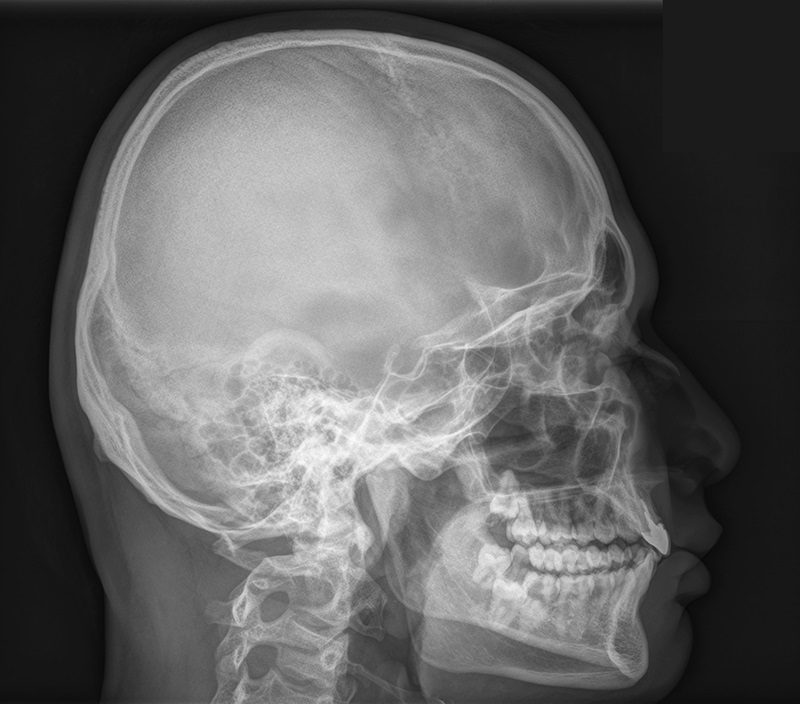
#> input picture img/1prepare.jpg, 800 x 704 px
$ python openArrMini.py   (older library calls are emulated)
#> lines starting #> are read from the running program, lines starting #| are printed output that depends on the picture
from numpy import load
import numpy as np
from PIL import Image
np.set_printoptions(threshold=np.inf)

imgSum = Image.open("img/1prepare.jpg")
#> imgSum is the input picture: PIL image 800x704 RGB; min 6, max 253, mean 97.9
imgSum = imgSum.convert('L')
#> imgSum: PIL image 800x704 L
width, height = imgSum.size
#> width = 800; height = 704
width = int(width/8)
#> width = 100
height = int(height/8)
#> height = 88
maxArrSum = 0
imgSum = imgSum.resize((width-16, height-16), Image.ANTIALIAS)
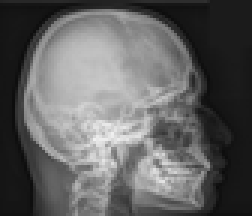
#> imgSum: PIL image 84x72 L (shown 3 times larger); min 12, max 240, mean 97.9


arrSumm = np.load('arrSummMini.npy')
#> (reads arrSummMini.npy from the repository)
for x in range(8, width - 8):
    for y in range(8, height - 8):
        nextArrSum = arrSumm[x, y]
        if (nextArrSum > maxArrSum):
            maxArrSum = nextArrSum
#> after the loop, maxArrSum = 153
for x in range (8, width-8):
    for y in range (8, height-8):
        arrSumm[x, y] = int(((arrSumm[x, y])/maxArrSum) * 255)
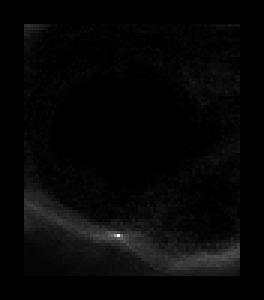
#> arrSumm: shape (100, 88) int32 (shown 3 times larger); min 0, max 255, mean 6.3
#print(arrSumm)
for x in range(8, width-8):
    for y in range(8, height-8):
        collor = int(arrSumm[x, y].item())
        imgSum.putpixel((x-8, y-8), (collor))
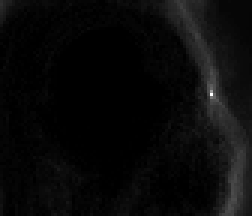
#> imgSum: PIL image 84x72 L (shown 3 times larger); min 0, max 255, mean 9.2
imgSum.show()
